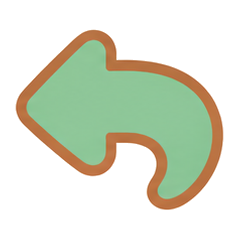
#> input picture assets/source/bubble_menu_drafts/back.png, 240 x 240 px; its folder holds only this picture in this run
$ python import_lunch_meat_grab.py ../assets/source/bubble_menu_drafts/back.png out
#> lines starting #> are read from the running program, lines starting #| are printed output that depends on the picture; after the words box and inside, x2 and y2 are one past the last pixel; in counts of white or black regions, pixels touching at a corner belong together
"""Clean and import the 4x4 lunch-meat grab (picked-up) sprite grid.

Frames keep their authored 640x640 cell geometry so the animation loader's
fit-and-scale pipeline can size the held dog consistently with idle.
"""

from __future__ import annotations

import argparse
from pathlib import Path

import numpy
from PIL import Image, ImageEnhance
from scipy import ndimage


GRID_SIZE = 4
ALPHA_THRESHOLD = 32
# 2026-09-22: color-calibration defaults retired to 1.0 (no correction).
# Two user verdicts (dinosaur drag 2026-08-31, original-skin drag
# 2026-09-22) chose the sheet's own colors over calibrated matches; the
# original-skin frames had to be matrix-inverted back to source colors
# (tools/restore_lunch_meat_drag_colors.py). Calibration stays opt-in
# via --sat/--val/--green.
SATURATION_GAIN = 1.0
BRIGHTNESS_GAIN = 1.0
GREEN_GAIN = 1.0


def _dog_region(frame: Image.Image) -> numpy.ndarray:
    """Keep the largest authored subject and drop generator residue."""

    pixels = numpy.asarray(frame)
    alpha = pixels[:, :, 3]
    candidate = alpha >= ALPHA_THRESHOLD
    labels, count = ndimage.label(candidate)
    if count == 0:
        return candidate
    sizes = ndimage.sum(candidate, labels, range(1, count + 1))
    largest = labels == (int(numpy.argmax(sizes)) + 1)
    return ndimage.binary_dilation(largest, iterations=2)


def import_grid(
    source: Path, output_dir: Path, columns: int = GRID_SIZE,
    rows: int = GRID_SIZE,
) -> int:
#> called with columns = 4, rows = 4
    image = Image.open(source).convert("RGBA")
#> image is the input picture: PIL image 240x240 RGBA; mean R, G, B, A 59.5, 65.5, 48.1, 96.7
    output_dir.mkdir(parents=True, exist_ok=True)
    cell_w = image.width // columns
#> cell_w = 60
    cell_h = image.height // rows
#> cell_h = 60
    written = 0
    for row in range(rows):
        for column in range(columns):
            index = row * columns + column
            frame = image.crop((
                column * cell_w, row * cell_h,
                (column + 1) * cell_w, (row + 1) * cell_h,
            ))
            if not (numpy.asarray(frame)[:, :, 3] >= ALPHA_THRESHOLD).any():
                continue  # skip empty grid cells (e.g. 3x3 with 8 poses)
            pixels = numpy.asarray(frame).copy()
            keep = _dog_region(frame)
            pixels[:, :, 3] = numpy.where(keep, pixels[:, :, 3], 0)
            frame = Image.fromarray(pixels)
            frame = ImageEnhance.Color(frame).enhance(SATURATION_GAIN)
            frame = ImageEnhance.Brightness(frame).enhance(BRIGHTNESS_GAIN)
            if abs(GREEN_GAIN - 1.0) > 1e-3:
                rgb = frame.convert("RGBA")
                channels = list(rgb.split())
                channels[1] = channels[1].point(
                    lambda value: int(round(value * GREEN_GAIN))
                )
                frame = Image.merge("RGBA", channels)
            frame.save(output_dir / f"{index:03d}.png", optimize=True)
            written += 1
#> this loop made 4 passes
#> pass 1, in import_grid, `frame.save(output_dir / f"{index:03d}.png", optimize=True)`:
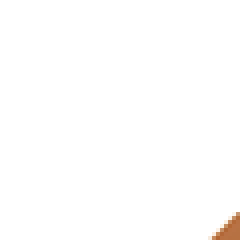
#> saved as 000.png: PIL image 60x60 RGBA (shown 4 times larger); mean R, G, B, A 1.9, 1.4, 1, 2.5; transparent parts drawn white
#> pass 1, in import_grid, `frame.save(output_dir / f"{index:03d}.png", optimize=True)`:
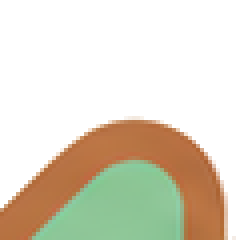
#> saved as 001.png: PIL image 60x60 RGBA (shown 4 times larger); mean R, G, B, A 63, 56.4, 39.4, 95.1; transparent parts drawn white
#> pass 2, in import_grid, `frame.save(output_dir / f"{index:03d}.png", optimize=True)`:
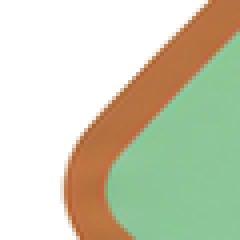
#> saved as 004.png: PIL image 60x60 RGBA (shown 4 times larger); mean R, G, B, A 88.1, 90.9, 65.6, 140; transparent parts drawn white
#> after the loop:
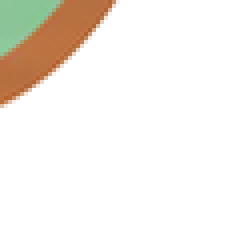
#> frame: PIL image 60x60 RGBA (shown 4 times larger); mean R, G, B, A 23.8, 19.1, 13.1, 34.4; transparent parts drawn white
#> after the loop:
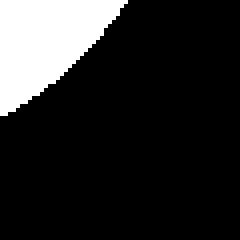
#> keep: shape (60, 60) bool (shown 4 times larger); 15.3% white; 1 white region, box (x1, y1, x2, y2) and area: (0, 0, 32, 29) 552
#> after the loop, written = 13
    return written


def main() -> None:
    global SATURATION_GAIN, BRIGHTNESS_GAIN, GREEN_GAIN
    parser = argparse.ArgumentParser()
    parser.add_argument("source", type=Path)
    parser.add_argument("output_dir", type=Path)
    parser.add_argument("--sat", type=float, default=SATURATION_GAIN)
    parser.add_argument("--val", type=float, default=BRIGHTNESS_GAIN)
    parser.add_argument("--green", type=float, default=GREEN_GAIN)
    parser.add_argument("--no-correct", action="store_true")
    parser.add_argument("--cols", type=int, default=GRID_SIZE)
    parser.add_argument("--rows", type=int, default=GRID_SIZE)
    arguments = parser.parse_args()
    if arguments.no_correct:
        SATURATION_GAIN = BRIGHTNESS_GAIN = GREEN_GAIN = 1.0
    else:
        SATURATION_GAIN = arguments.sat
        BRIGHTNESS_GAIN = arguments.val
        GREEN_GAIN = arguments.green
    written = import_grid(
        arguments.source, arguments.output_dir,
        arguments.cols, arguments.rows,
    )
#> written = 13
    print(f"wrote {written} frames to {arguments.output_dir}")
#| wrote 13 frames to out


if __name__ == "__main__":
    main()

$ run again, on assets/source/meowa/lunch_sleep_seed.png
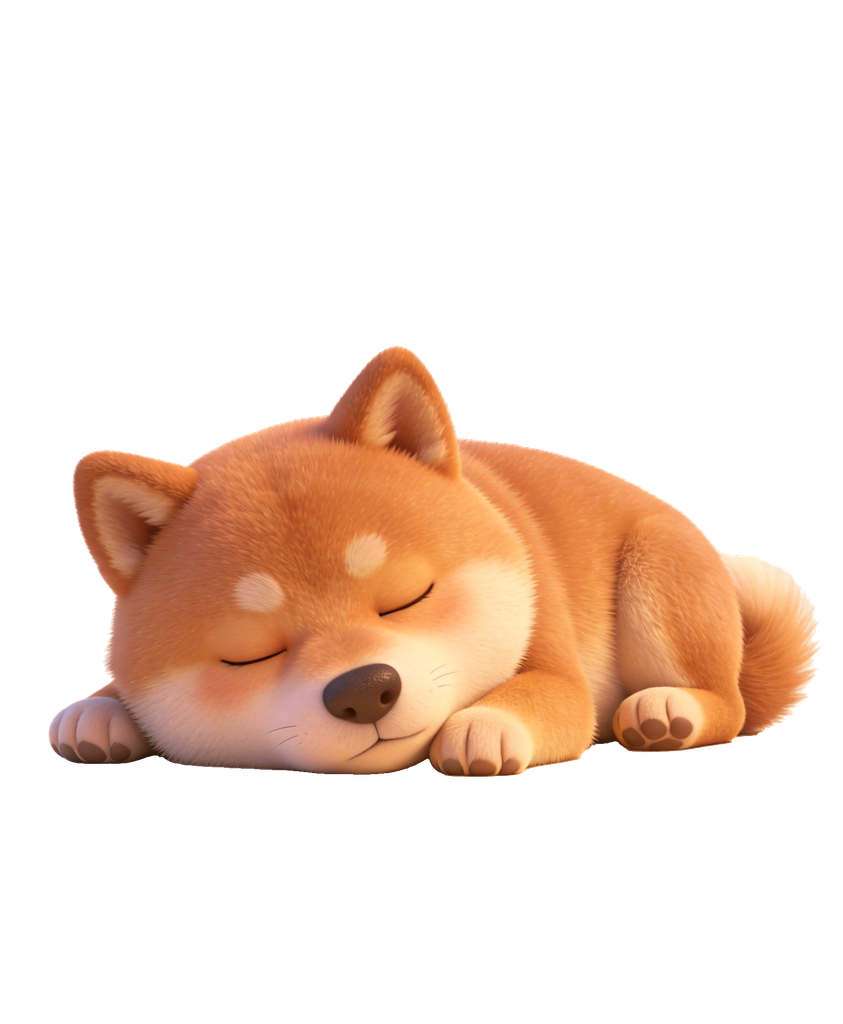
#> input picture assets/source/meowa/lunch_sleep_seed.png, 843 x 1024 px
#> in import_grid, image is the input picture: PIL image 843x1024 RGBA; mean R, G, B, A 54, 35, 23.2, 64.8
#> after the loop in import_grid, `for row in range(rows):`:
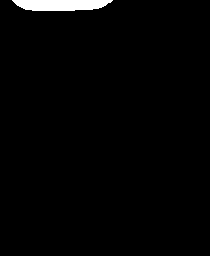
#> keep: shape (256, 210) bool; 1.7% white; 1 white region, box (x1, y1, x2, y2) and area: (12, 0, 113, 11) 923
#> after the loop in import_grid, `for row in range(rows):`:
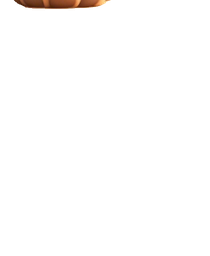
#> pixels: shape (256, 210, 4); mean R, G, B, A 2.5, 1.6, 1, 3.3; transparent parts drawn white
#> after the loop in import_grid, `for row in range(rows):`: written = 10
#| wrote 10 frames to out
